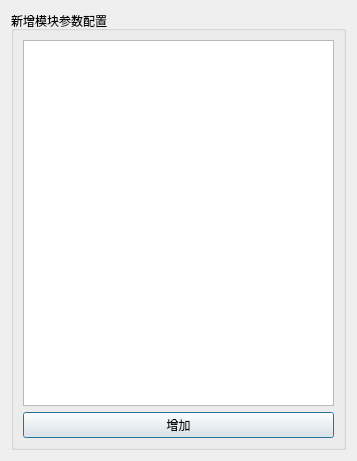
<?xml version="1.0" encoding="UTF-8"?>
<ui version="4.0">
 <class>AddModuleDialog</class>
 <widget class="QDialog" name="AddModuleDialog">
  <property name="geometry">
   <rect>
    <x>0</x>
    <y>0</y>
    <width>357</width>
    <height>446</height>
   </rect>
  </property>
  <property name="windowTitle">
   <string>参数设置</string>
  </property>
  <property name="windowIcon">
   <iconset resource="pic.qrc">
    <normaloff>:/picture/picture/003.png</normaloff>:/picture/picture/003.png</iconset>
  </property>
  <layout class="QGridLayout" name="gridLayout">
   <item row="0" column="0">
    <widget class="QGroupBox" name="groupBox_AddModule">
     <property name="title">
      <string>新增模块参数配置</string>
     </property>
     <layout class="QVBoxLayout" name="verticalLayout">
      <item>
       <widget class="QTableView" name="tableView_Module">
        <property name="minimumSize">
         <size>
          <width>0</width>
          <height>366</height>
         </size>
        </property>
       </widget>
      </item>
      <item>
       <widget class="QPushButton" name="btn_AddModule">
        <property name="text">
         <string>增加</string>
        </property>
       </widget>
      </item>
     </layout>
    </widget>
   </item>
  </layout>
 </widget>
 <resources>
  <include location="pic.qrc"/>
 </resources>
 <connections/>
</ui>
